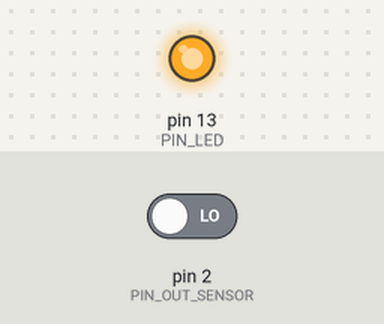
The sketch below on a simulated Arduino Uno, built with avr-gcc and run on an emulated ATmega328P. Parts: output pins drawn as LEDs (lit = HIGH). Inputs (shaded band) come from the test bench; at power-on: pin 2 (PIN_OUT_SENSOR) LOW. What the sketch prints to the serial monitor is not drawn.

Above: at 1.2 s.
1.3 s: pin 2 (PIN_OUT_SENSOR) driven HIGH
At 2.5 s:
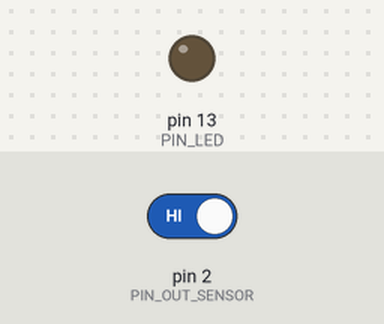
2.8 s: pin 2 (PIN_OUT_SENSOR) driven LOW
At 3.7 s:
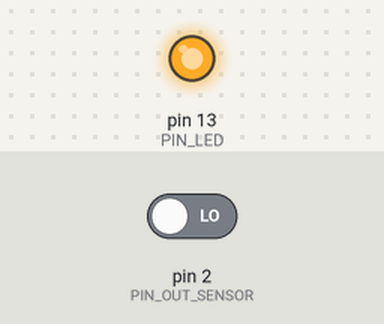
Timing chart, 0 to 5.8 s (numbered marks = the images above; inputs shaded):
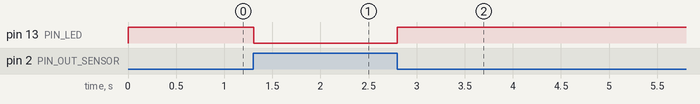

Measured:
- after the input at 1.3 s, pin 13 (PIN_LED): HIGH → LOW at once
- after the input at 2.8 s, pin 13 (PIN_LED): LOW → HIGH at once

The sketch:

digital_sensor_blink.ino
```cpp
/********************************************
A very very simple program that light up a LED
when the distance senor is detecting something

Hardware:
- Arduino Uno
- LED
- Pololu SHARP GP2Y0D805Z0F

Adrien Moulis 19/12/2014
*********************************************/

#define PIN_OUT_SENSOR 2
#define PIN_LED 13

bool isDetected()
{
  if (digitalRead(PIN_OUT_SENSOR) == HIGH)
    return false;
  else
    Serial.println("LOW\n");
    return true;
}


void setup()
{
  Serial.begin(9600);
  pinMode(PIN_OUT_SENSOR, INPUT);
  pinMode(PIN_LED, OUTPUT);

}

void loop()
{
  // get sensor value

 // int state = digitalRead(PIN_OUT_SENSOR);

  if(isDetected())
    digitalWrite(PIN_LED, HIGH);
  else
    digitalWrite(PIN_LED, LOW);

}
```
